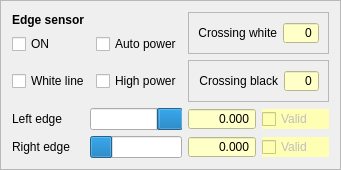
             <widget class="QFrame" name="frame_16">
              <property name="frameShape">
               <enum>QFrame::StyledPanel</enum>
              </property>
              <property name="frameShadow">
               <enum>QFrame::Raised</enum>
              </property>
              <layout class="QGridLayout" name="gridLayout_15">
               <item row="0" column="0">
                <widget class="QLabel" name="label_117">
                 <property name="font">
                  <font>
                   <weight>75</weight>
                   <bold>true</bold>
                  </font>
                 </property>
                 <property name="text">
                  <string>Edge sensor</string>
                 </property>
                </widget>
               </item>
               <item row="0" column="3" rowspan="2" colspan="2">
                <widget class="QFrame" name="frame_ls_crossing_white">
                 <property name="palette">
                  <palette>
                   <active>
                    <colorrole role="Base">
                     <brush brushstyle="SolidPattern">
                      <color alpha="255">
                       <red>255</red>
                       <green>170</green>
                       <blue>0</blue>
                      </color>
                     </brush>
                    </colorrole>
                    <colorrole role="AlternateBase">
                     <brush brushstyle="SolidPattern">
                      <color alpha="255">
                       <red>85</red>
                       <green>255</green>
                       <blue>127</blue>
                      </color>
                     </brush>
                    </colorrole>
                   </active>
                   <inactive>
                    <colorrole role="Base">
                     <brush brushstyle="SolidPattern">
                      <color alpha="255">
                       <red>255</red>
                       <green>170</green>
                       <blue>0</blue>
                      </color>
                     </brush>
                    </colorrole>
                    <colorrole role="AlternateBase">
                     <brush brushstyle="SolidPattern">
                      <color alpha="255">
                       <red>85</red>
                       <green>255</green>
                       <blue>127</blue>
                      </color>
                     </brush>
                    </colorrole>
                   </inactive>
                   <disabled>
                    <colorrole role="Base">
                     <brush brushstyle="SolidPattern">
                      <color alpha="255">
                       <red>255</red>
                       <green>255</green>
                       <blue>255</blue>
                      </color>
                     </brush>
                    </colorrole>
                    <colorrole role="AlternateBase">
                     <brush brushstyle="SolidPattern">
                      <color alpha="255">
                       <red>85</red>
                       <green>255</green>
                       <blue>127</blue>
                      </color>
                     </brush>
                    </colorrole>
                   </disabled>
                  </palette>
                 </property>
                 <property name="frameShape">
                  <enum>QFrame::StyledPanel</enum>
                 </property>
                 <property name="frameShadow">
                  <enum>QFrame::Raised</enum>
                 </property>
                 <layout class="QHBoxLayout" name="horizontalLayout_4">
                  <item>
                   <widget class="QLabel" name="label_171">
                    <property name="text">
                     <string>Crossing white</string>
                    </property>
                    <property name="alignment">
                     <set>Qt::AlignRight|Qt::AlignTrailing|Qt::AlignVCenter</set>
                    </property>
                   </widget>
                  </item>
                  <item>
                   <widget class="QDoubleSpinBox" name="ls_crossing_white">
                    <property name="toolTip">
                     <string notr="true">&lt;html&gt;&lt;head/&gt;&lt;body&gt;&lt;p&gt;Crossing white line, if value is high (20?)&lt;/p&gt;&lt;/body&gt;&lt;/html&gt;</string>
                    </property>
                    <property name="styleSheet">
                     <string notr="true">background-color: rgb(255, 255, 200);</string>
                    </property>
                    <property name="locale">
                     <locale language="C" country="AnyCountry"/>
                    </property>
                    <property name="alignment">
                     <set>Qt::AlignRight|Qt::AlignTrailing|Qt::AlignVCenter</set>
                    </property>
                    <property name="readOnly">
                     <bool>true</bool>
                    </property>
                    <property name="buttonSymbols">
                     <enum>QAbstractSpinBox::NoButtons</enum>
                    </property>
                    <property name="specialValueText">
                     <string notr="true"/>
                    </property>
                    <property name="decimals">
                     <number>0</number>
                    </property>
                    <property name="minimum">
                     <double>-100.000000000000000</double>
                    </property>
                    <property name="maximum">
                     <double>100.000000000000000</double>
                    </property>
                   </widget>
                  </item>
                 </layout>
                </widget>
               </item>
               <item row="1" column="0">
                <widget class="QCheckBox" name="ls_use_sensor">
                 <property name="toolTip">
                  <string>&lt;html&gt;&lt;head/&gt;&lt;body&gt;&lt;p&gt;Should line sensor be on?, else illumination off.&lt;/p&gt;&lt;/body&gt;&lt;/html&gt;</string>
                 </property>
                 <property name="text">
                  <string>ON</string>
                 </property>
                </widget>
               </item>
               <item row="1" column="2">
                <widget class="QCheckBox" name="ls_power_auto">
                 <property name="toolTip">
                  <string>&lt;html&gt;&lt;head/&gt;&lt;body&gt;&lt;p&gt;Line sensor light power based on tilt angle&lt;/p&gt;&lt;/body&gt;&lt;/html&gt;</string>
                 </property>
                 <property name="text">
                  <string>Auto power</string>
                 </property>
                </widget>
               </item>
               <item row="2" column="0" colspan="2">
                <widget class="QCheckBox" name="ls_line_white">
                 <property name="toolTip">
                  <string>&lt;html&gt;&lt;head/&gt;&lt;body&gt;&lt;p&gt;If line is not white (bright), then assumed black (dark)&lt;/p&gt;&lt;/body&gt;&lt;/html&gt;</string>
                 </property>
                 <property name="text">
                  <string>White line</string>
                 </property>
                </widget>
               </item>
               <item row="2" column="2">
                <widget class="QCheckBox" name="ls_power_high">
                 <property name="toolTip">
                  <string>&lt;html&gt;&lt;head/&gt;&lt;body&gt;&lt;p&gt;If not in auto mode, should the line sensor LED power be high (ca. 30mA), else low (ca 10mA)&lt;/p&gt;&lt;/body&gt;&lt;/html&gt;</string>
                 </property>
                 <property name="text">
                  <string>High power</string>
                 </property>
                </widget>
               </item>
               <item row="2" column="3" colspan="2">
                <widget class="QFrame" name="frame_ls_crossing_black">
                 <property name="palette">
                  <palette>
                   <active>
                    <colorrole role="Base">
                     <brush brushstyle="SolidPattern">
                      <color alpha="255">
                       <red>255</red>
                       <green>170</green>
                       <blue>0</blue>
                      </color>
                     </brush>
                    </colorrole>
                    <colorrole role="AlternateBase">
                     <brush brushstyle="SolidPattern">
                      <color alpha="255">
                       <red>85</red>
                       <green>255</green>
                       <blue>127</blue>
                      </color>
                     </brush>
                    </colorrole>
                   </active>
                   <inactive>
                    <colorrole role="Base">
                     <brush brushstyle="SolidPattern">
                      <color alpha="255">
                       <red>255</red>
                       <green>170</green>
                       <blue>0</blue>
                      </color>
                     </brush>
                    </colorrole>
                    <colorrole role="AlternateBase">
                     <brush brushstyle="SolidPattern">
                      <color alpha="255">
                       <red>85</red>
                       <green>255</green>
                       <blue>127</blue>
                      </color>
                     </brush>
                    </colorrole>
                   </inactive>
                   <disabled>
                    <colorrole role="Base">
                     <brush brushstyle="SolidPattern">
                      <color alpha="255">
                       <red>255</red>
                       <green>255</green>
                       <blue>255</blue>
                      </color>
                     </brush>
                    </colorrole>
                    <colorrole role="AlternateBase">
                     <brush brushstyle="SolidPattern">
                      <color alpha="255">
                       <red>85</red>
                       <green>255</green>
                       <blue>127</blue>
                      </color>
                     </brush>
                    </colorrole>
                   </disabled>
                  </palette>
                 </property>
                 <property name="frameShape">
                  <enum>QFrame::StyledPanel</enum>
                 </property>
                 <property name="frameShadow">
                  <enum>QFrame::Raised</enum>
                 </property>
                 <layout class="QHBoxLayout" name="horizontalLayout_3">
                  <item>
                   <widget class="QLabel" name="label_218">
                    <property name="text">
                     <string>Crossing black</string>
                    </property>
                    <property name="alignment">
                     <set>Qt::AlignRight|Qt::AlignTrailing|Qt::AlignVCenter</set>
                    </property>
                   </widget>
                  </item>
                  <item>
                   <widget class="QDoubleSpinBox" name="ls_crossing_black">
                    <property name="enabled">
                     <bool>true</bool>
                    </property>
                    <property name="toolTip">
                     <string notr="true">&lt;html&gt;&lt;head/&gt;&lt;body&gt;&lt;p&gt;Crossing black line, if value is high (20?)&lt;/p&gt;&lt;/body&gt;&lt;/html&gt;</string>
                    </property>
                    <property name="styleSheet">
                     <string notr="true">background-color: rgb(255, 255, 200);</string>
                    </property>
                    <property name="locale">
                     <locale language="C" country="AnyCountry"/>
                    </property>
                    <property name="alignment">
                     <set>Qt::AlignRight|Qt::AlignTrailing|Qt::AlignVCenter</set>
                    </property>
                    <property name="readOnly">
                     <bool>true</bool>
                    </property>
                    <property name="buttonSymbols">
                     <enum>QAbstractSpinBox::NoButtons</enum>
                    </property>
                    <property name="specialValueText">
                     <string notr="true"/>
                    </property>
                    <property name="decimals">
                     <number>0</number>
                    </property>
                    <property name="minimum">
                     <double>-100.000000000000000</double>
                    </property>
                    <property name="maximum">
                     <double>100.000000000000000</double>
                    </property>
                   </widget>
                  </item>
                 </layout>
                </widget>
               </item>
               <item row="3" column="0">
                <widget class="QLabel" name="label_118">
                 <property name="text">
                  <string>Left edge</string>
                 </property>
                </widget>
               </item>
               <item row="3" column="1" colspan="2">
                <widget class="QProgressBar" name="ls_left_bar">
                 <property name="toolTip">
                  <string>&lt;html&gt;&lt;head/&gt;&lt;body&gt;&lt;p&gt;Relative position (left)&lt;/p&gt;&lt;/body&gt;&lt;/html&gt;</string>
                 </property>
                 <property name="value">
                  <number>24</number>
                 </property>
                 <property name="textVisible">
                  <bool>false</bool>
                 </property>
                 <property name="invertedAppearance">
                  <bool>true</bool>
                 </property>
                </widget>
               </item>
               <item row="3" column="3">
                <widget class="QDoubleSpinBox" name="ls_left_side">
                 <property name="toolTip">
                  <string notr="true">&lt;html&gt;&lt;head/&gt;&lt;body&gt;&lt;p&gt;Position of left edge (cm)&lt;/p&gt;&lt;/body&gt;&lt;/html&gt;</string>
                 </property>
                 <property name="styleSheet">
                  <string notr="true">background-color: rgb(255, 255, 200);</string>
                 </property>
                 <property name="locale">
                  <locale language="C" country="AnyCountry"/>
                 </property>
                 <property name="alignment">
                  <set>Qt::AlignRight|Qt::AlignTrailing|Qt::AlignVCenter</set>
                 </property>
                 <property name="readOnly">
                  <bool>true</bool>
                 </property>
                 <property name="buttonSymbols">
                  <enum>QAbstractSpinBox::NoButtons</enum>
                 </property>
                 <property name="specialValueText">
                  <string notr="true"/>
                 </property>
                 <property name="decimals">
                  <number>3</number>
                 </property>
                 <property name="minimum">
                  <double>-100.000000000000000</double>
                 </property>
                 <property name="maximum">
                  <double>100.000000000000000</double>
                 </property>
                </widget>
               </item>
               <item row="3" column="4">
                <widget class="QCheckBox" name="ls_left_side_valid">
                 <property name="enabled">
                  <bool>false</bool>
                 </property>
                 <property name="toolTip">
                  <string>&lt;html&gt;&lt;head/&gt;&lt;body&gt;&lt;p&gt;If not white, then assumed black&lt;/p&gt;&lt;/body&gt;&lt;/html&gt;</string>
                 </property>
                 <property name="styleSheet">
                  <string notr="true">background-color: rgb(255, 255, 180);</string>
                 </property>
                 <property name="text">
                  <string>Valid</string>
                 </property>
                 <property name="checkable">
                  <bool>true</bool>
                 </property>
                </widget>
               </item>
               <item row="4" column="0">
                <widget class="QLabel" name="label_121">
                 <property name="text">
                  <string>Right edge</string>
                 </property>
                </widget>
               </item>
               <item row="4" column="1" colspan="2">
                <widget class="QProgressBar" name="ls_right_bar">
                 <property name="toolTip">
                  <string>&lt;html&gt;&lt;head/&gt;&lt;body&gt;&lt;p&gt;Relative position (right)&lt;/p&gt;&lt;/body&gt;&lt;/html&gt;</string>
                 </property>
                 <property name="value">
                  <number>24</number>
                 </property>
                 <property name="textVisible">
                  <bool>false</bool>
                 </property>
                 <property name="invertedAppearance">
                  <bool>false</bool>
                 </property>
                </widget>
               </item>
               <item row="4" column="3">
                <widget class="QDoubleSpinBox" name="ls_right_side">
                 <property name="toolTip">
                  <string notr="true">&lt;html&gt;&lt;head/&gt;&lt;body&gt;&lt;p&gt;Position of right edge (cm)&lt;/p&gt;&lt;/body&gt;&lt;/html&gt;</string>
                 </property>
                 <property name="styleSheet">
                  <string notr="true">background-color: rgb(255, 255, 200);</string>
                 </property>
                 <property name="locale">
                  <locale language="C" country="AnyCountry"/>
                 </property>
                 <property name="alignment">
                  <set>Qt::AlignRight|Qt::AlignTrailing|Qt::AlignVCenter</set>
                 </property>
                 <property name="readOnly">
                  <bool>true</bool>
                 </property>
                 <property name="buttonSymbols">
                  <enum>QAbstractSpinBox::NoButtons</enum>
                 </property>
                 <property name="specialValueText">
                  <string notr="true"/>
                 </property>
                 <property name="decimals">
                  <number>3</number>
                 </property>
                 <property name="minimum">
                  <double>-100.000000000000000</double>
                 </property>
                 <property name="maximum">
                  <double>100.000000000000000</double>
                 </property>
                </widget>
               </item>
               <item row="4" column="4">
                <widget class="QCheckBox" name="ls_right_side_valid">
                 <property name="enabled">
                  <bool>false</bool>
                 </property>
                 <property name="toolTip">
                  <string>&lt;html&gt;&lt;head/&gt;&lt;body&gt;&lt;p&gt;If not white, then assumed black&lt;/p&gt;&lt;/body&gt;&lt;/html&gt;</string>
                 </property>
                 <property name="styleSheet">
                  <string notr="true">background-color: rgb(255, 255, 180);</string>
                 </property>
                 <property name="text">
                  <string>Valid</string>
                 </property>
                 <property name="checkable">
                  <bool>true</bool>
                 </property>
                </widget>
               </item>
              </layout>
             </widget>
